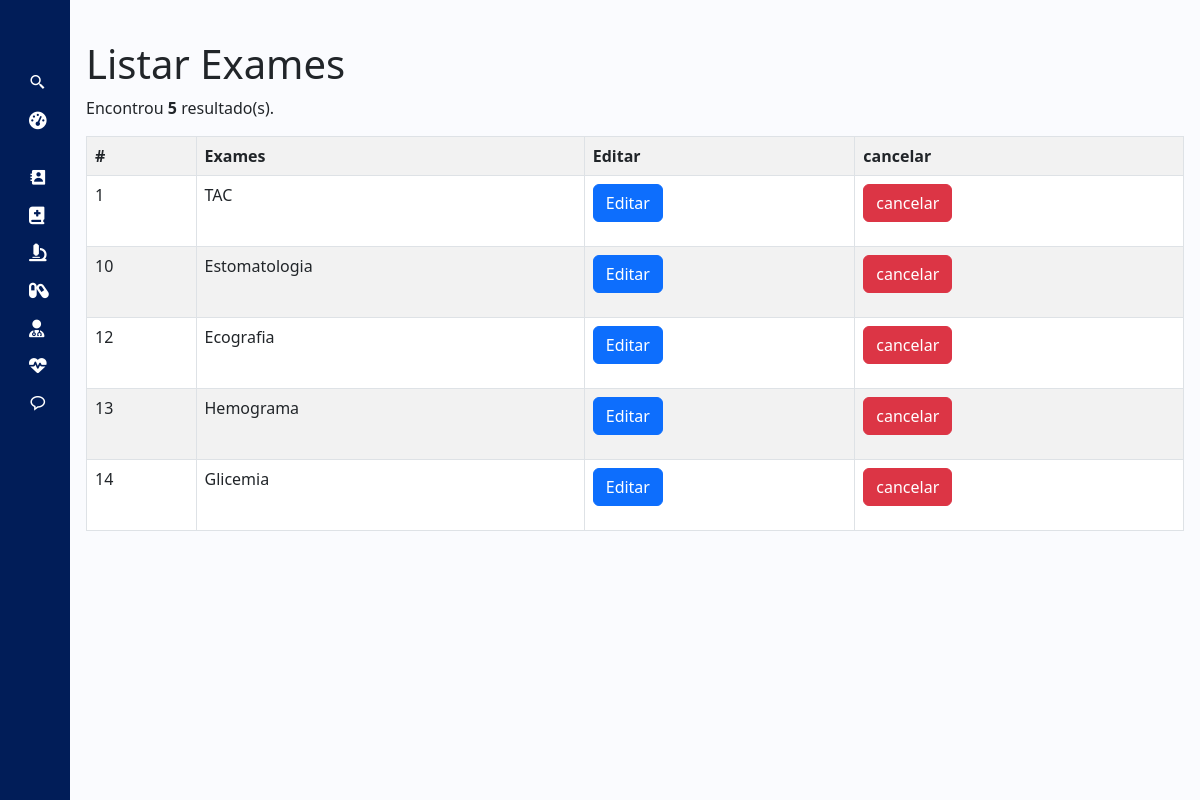
Page /dashboard.php?page=listar_exames (signed in) on the committed database.
### tables this page shows
CREATE TABLE IF NOT EXISTS `exames` (
  `id_exames` int UNSIGNED NOT NULL AUTO_INCREMENT,
  `exames` varchar(255) NOT NULL,
  PRIMARY KEY (`id_exames`)
);

### listar_exames.php (the view, shortened to what this page needs)
<!DOCTYPE html>
<html lang="en">
<head>
</head>
<body>
<h1>Listar Exames</h1>
   <?php
       $sql = "SELECT * FROM exames";
       $res = $conn->query($sql);
       $qtd = $res->num_rows;
       if($qtd > 0){
         print "<p>Encontrou <b>$qtd</b> resultado(s).</p>";
         print "<table class='table table-bordered table-responsive table-striped table-hover'>";
          print "<tr>";
           print "<th>#</th>";
           print "<th>Exames</th>";
           print "<th>Editar</th>";
           print "<th>cancelar</th>";
          print "</tr>";
         while($row = $res->fetch_object()){
            print "<tr>";
            print "<td>".$row->id_exames."</td>";
            print "<td>".$row->exames."</td>";
            print "<td>
            <form action= '?page=editar_exames' method='post'>
                     <input type='hidden' name='id_exames' value='".$row->id_exames."'>
                     <button type='submit' class='btn btn-primary'>Editar</button>
                   </form>
                </td>";
                echo "<td>
                <form action= '?page=salvar_exames' method='post'>
                    <input type='hidden' name='acao' value='excluir'>
                    <input type='hidden' name='id_exames' value='".$row->id_exames."'>
                    <button type='submit' class='btn btn-danger'>cancelar</button>
                </form>
             </td>";
            print "</tr>";
         }
         print "</table>";
       }else{
          print "Nao encontrou resultado(s)";
       }
   ?>
</body>
</html>

### css/sidebar.css (style rules this page uses)
h1 { font-weight: 600; font-size: 1.5rem; }
body { font-family: 'Poppins', sans-serif; }

### rows in the picture
exames: id_exames "1", exames "TAC"
exames: id_exames "10", exames "Estomatologia"
exames: id_exames "12", exames "Ecografia"
exames: id_exames "13", exames "Hemograma"
exames: id_exames "14", exames "Glicemia"

### other values in the picture
$qtd "5"
